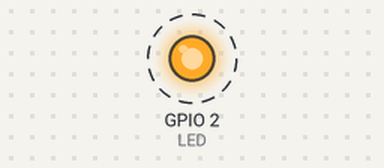
A program run on a simulated ESP32. Shown: output pins drawn as LEDs (lit = HIGH). Dashed ring = blinking. What the program prints to the serial monitor is not drawn.

Above: at 0.2 s.
Timing chart, 0 to 3.0 s (numbered marks = the images above):
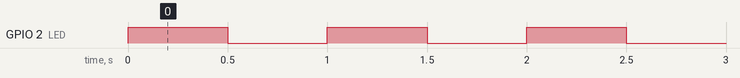

Measured:
- by itself, GPIO 2 (LED): alternates HIGH for 0.50 s and LOW for 0.50 s

The program:

main.cpp
```cpp
/************************************************************
 * Exemplo para demonstrar o uso de grupo de eventos
 * Por: Matheus Sousa
************************************************************/

/* Inclusão da Bilioteca Arduino */
#include <Arduino.h>

/* Inclusão das Biliotecas do FreeRTOS */
#include "freertos/FreeRTOS.h"
#include "freertos/task.h"
#include "freertos/timers.h"
#include "freertos/event_groups.h"

#define LED 2

#define xTASK1_FLAG (1 << 0) // 1
#define xTASK2_FLAG (1 << 1) // 10
#define TIMEOUT     (1 << 2) // 100

TaskHandle_t xTask1Handle, xTask2Handle;
TimerHandle_t xTimer1Handle;
EventGroupHandle_t xEvents1Handle;

void vTask1(void *pvParameters);
void vTask2(void *pvParameters);
void callBackTimer1(TimerHandle_t pxTimer);

void setup(void)
{
    Serial.begin(9600);
    pinMode(LED, OUTPUT);

    xEvents1Handle = xEventGroupCreate();
    xTimer1Handle = xTimerCreate("TIMER1", pdMS_TO_TICKS(1000), pdTRUE, 0, callBackTimer1);
    xTaskCreate(vTask1, "TASK1", configMINIMAL_STACK_SIZE+1024, NULL, 1, &xTask1Handle);
    xTaskCreate(vTask2, "TASK2", configMINIMAL_STACK_SIZE+1024, NULL, 2, &xTask2Handle);

    xTimerStart(xTimer1Handle, 0);
}

void loop(void)
{
    digitalWrite(LED, !digitalRead(LED));
    vTaskDelay(500);
}

void vTask1(void *pvParameters)
{
    EventBits_t xBitis;

    for(;;)
    {
        xBitis = xEventGroupWaitBits(xEvents1Handle, xTASK1_FLAG, pdTRUE, pdTRUE, portMAX_DELAY);
        Serial.println("Task 1 saiu do estado de bloqueio " + String(xBitis));
    }
}

void vTask2(void *pvParameters)
{
    EventBits_t xBitis;

    for(;;)
    {
        xBitis = xEventGroupWaitBits(xEvents1Handle, xTASK2_FLAG, pdTRUE, pdTRUE, portMAX_DELAY);
        Serial.println("Task 1 saiu do estado de bloqueio " + String(xBitis));
    }
}

void callBackTimer1(TimerHandle_t pxTimer)
{
    static uint16_t xTemp;
    xTemp++;

    if (xTemp == 5) {
        xEventGroupSetBits(xEvents1Handle, xTASK1_FLAG);
    }
    else if(xTemp == 10) {
        xEventGroupSetBits(xEvents1Handle, xTASK2_FLAG);
    }
    else if(xTemp == 15) {
        xEventGroupSetBits(xEvents1Handle, xTASK1_FLAG | xTASK2_FLAG );
        xTemp = 0;
    }
}
```
